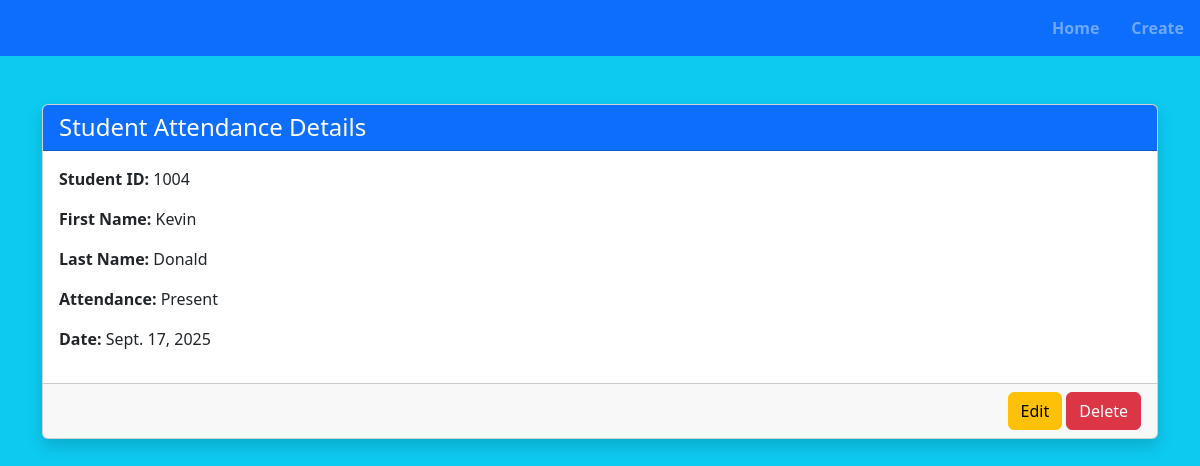
Page /view/2/ on the committed database.
### attendance/models.py (models this page shows, shortened)
class Student(models.Model):
    first_name = models.CharField(max_length=100)
    last_name = models.CharField(max_length=100)
    is_present = models.BooleanField(default=False)
    student_id = models.CharField(max_length=20, unique=True)
    date = models.DateField()

### attendance/views.py (the view)
# urls.py: path('view/<int:student_id>/', views.viewSingleStudent, name='view_attendance'),
def viewSingleStudent(request, student_id):
    selected_student = Student.objects.get(id=student_id)
    context = {
        'student' : selected_student
    }
    return render(request, 'view.html', context)

### attendance/templates/view.html (shortened to what this page needs)
<!DOCTYPE html>
<html lang="en">
<head>
    <link href="https://cdn.jsdelivr.net/npm/bootstrap@5.3.8/dist/css/bootstrap.min.css" rel="stylesheet"
>
</head>
<body class="bg-info">
    <nav class="navbar bg-primary justify-content-end fw-bold" data-bs-theme="dark">
        <ul class="nav">
            <li class="nav-item"><a class="nav-link" href="{% url 'home' %}">Home</a></li>
            <li class="nav-item"><a class="nav-link" href="{% url 'create' %}">Create</a></li>
        </ul>
    </nav>
    <div class="container mt-5">
        <div class="card shadow">
            <div class="card-header bg-primary text-white">
                <h4 class="mb-0">Student Attendance Details</h4>
            </div>
            <div class="card-body">
                <p><strong>Student ID:</strong> {{ student.student_id }}</p>
                <p><strong>First Name:</strong> {{ student.first_name }}</p>
                <p><strong>Last Name:</strong> {{ student.last_name }}</p>
                <p><strong>Attendance:</strong> {{ student.is_present|yesno:"Present,Absent" }} </p>
                <p><strong>Date:</strong> {{ student.date }}</p>
            </div>
            <div class="card-footer text-end">
                <a href="{% url 'edit_attendance' student.id %}" class="btn btn-warning">Edit</a>
                <a href="{% url 'delete_attendance' student.id %}" class="btn btn-danger">Delete</a>
            </div>
        </div>
    </div>
</body>
</html>

### rows in the picture
Student: student_id "1004", first_name "Kevin", last_name "Donald", is_present "Present", date "Sept. 17, 2025"
